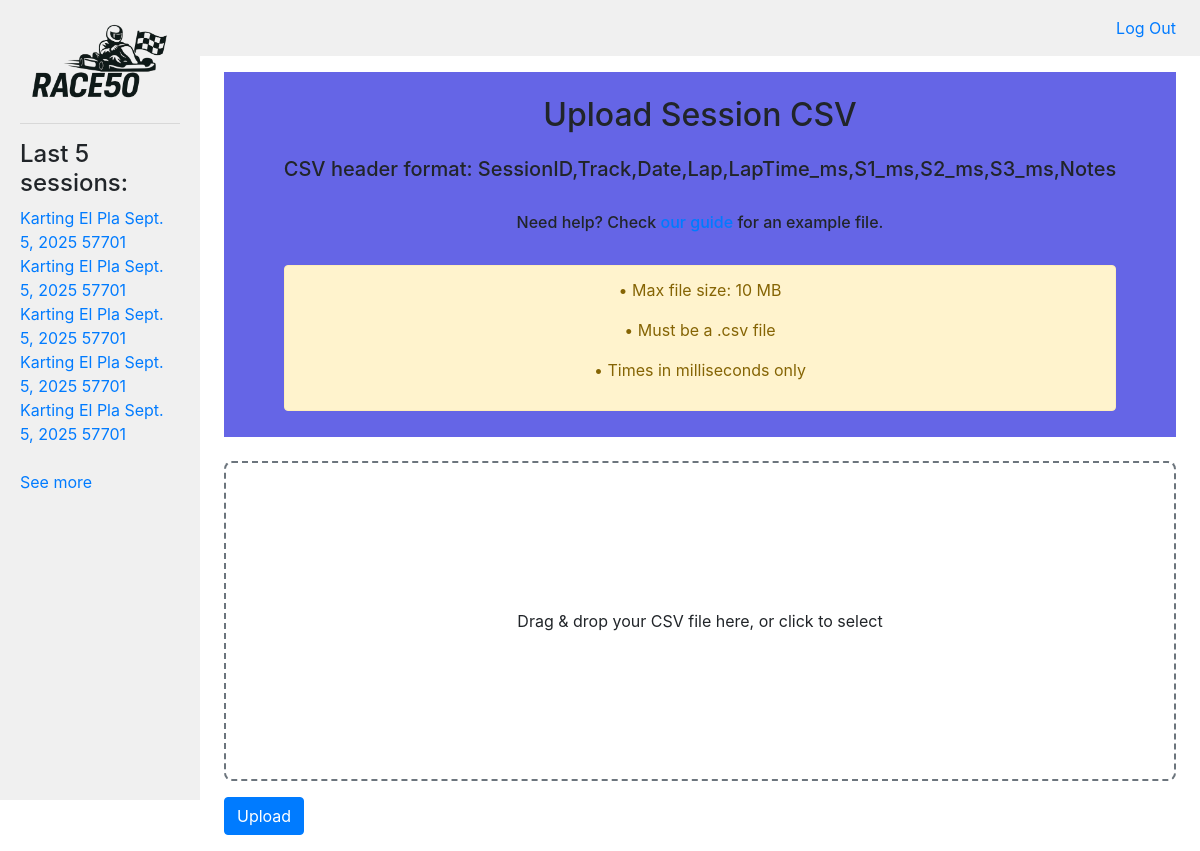
The app's page /race50/upload/ (signed in), older data.
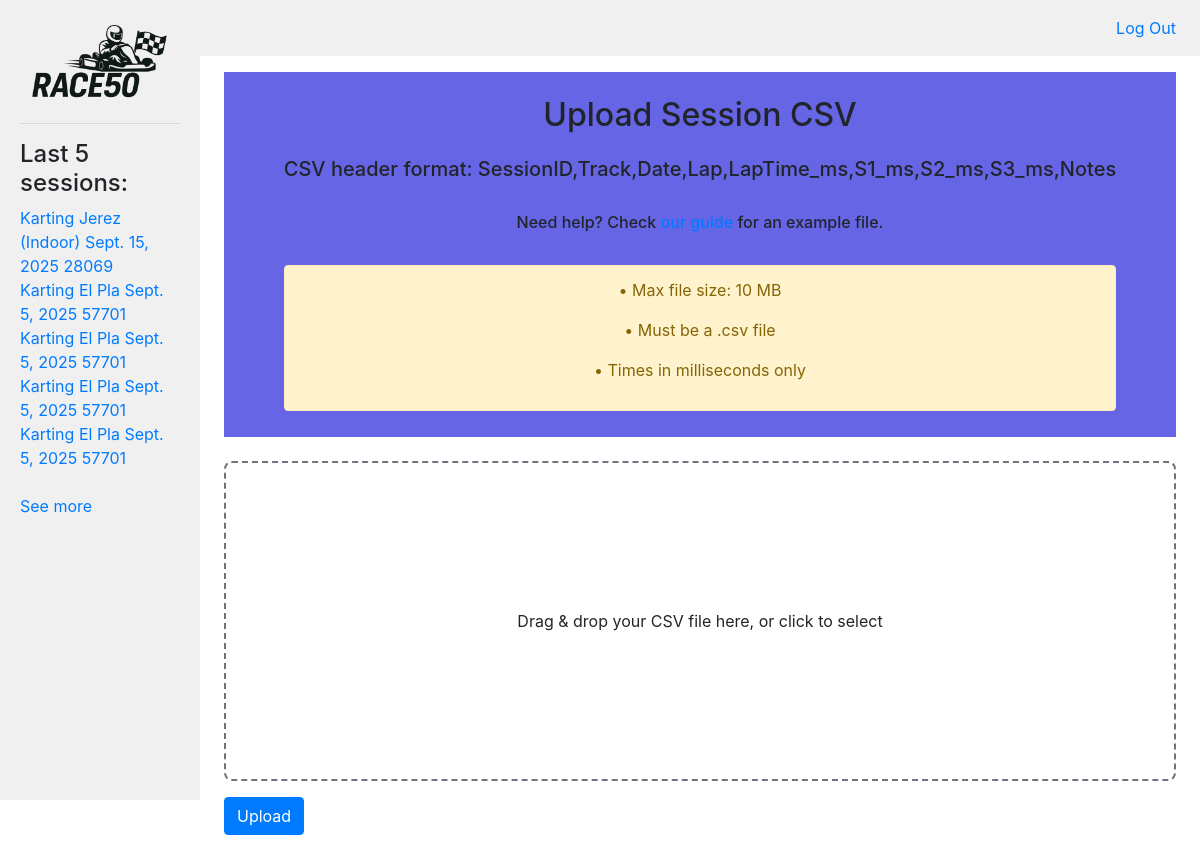
The same page, newer data.
### race50/models.py (models this page shows, shortened)
class Session(models.Model):
    user = models.ForeignKey(settings.AUTH_USER_MODEL, on_delete=models.CASCADE, related_name="sessions")
    external_id = models.CharField(max_length=200, null=True, blank=True)  # CSV SessionID
    track = models.CharField(max_length=100)
    date = models.DateField()
    laps_count = models.PositiveIntegerField()
    best_lap_ms = models.PositiveIntegerField()
    best_lap_number = models.PositiveIntegerField()
    worst_lap_ms = models.PositiveIntegerField()
    avg_lap_ms = models.PositiveIntegerField()
    tbl_ms = models.PositiveIntegerField()
    consistency_percent = models.FloatField()
    notes = models.TextField(blank=True)
    created_at = models.DateTimeField(auto_now_add=True)
    class Meta:
        indexes = [models.Index(fields=["user", "date"])]

### race50/views.py (the view, shortened to what this page needs)
# urls.py: path("upload/", views.upload, name="upload"),
@login_required
def upload(request):
    if request.method != "POST":
        return render(request, "race50/upload.html")

### race50/views.py (called while the page is built)
def global_context(request):
    if request.user.is_authenticated:
        last_five = Session.objects.filter(user=request.user).order_by('-created_at')[:5]
        return {
            "sessions": last_five
        }
    else:
        last_five = Session.objects.none()
        return {
            "sessions": last_five
        }

### race50/templates/race50/upload.html (shortened to what this page needs)
{% extends "race50/layout.html" %}
{% block body %}
    <div class="header">
        <div class="header-title">
            <br>
            <h2>Upload Session CSV</h2>
        </div>
        <div class="header-message">
            <h5 class="header-message-text" style="text-align: center;">
                CSV header format: SessionID,Track,Date,Lap,LapTime_ms,S1_ms,S2_ms,S3_ms,Notes
            </h5>
            <br>
            <h6 class="header-message-text" style="text-align: center;">
                Need help? Check <a href="#">our guide</a> for an example file.
            </h6>
            <br>
            <div class="alert alert-warning text-center">
                <p>• Max file size: 10 MB</p>
                <p>• Must be a .csv file</p>
                <p>• Times in milliseconds only</p>
            </div>
        </div>
    </div>
    <br>
    <div>
        <form method="post" enctype="multipart/form-data">
            <div id="dropzone" class="dropzone">
                <p class="mb-0">Drag & drop your CSV file here, or click to select</p>
            </div>
            <button type="submit" class="btn btn-primary">Upload</button>
        </form>
    </div>
    {% load static %}
        <link rel="stylesheet" href="{% static 'race50/css/upload.css' %}">
{% endblock %}

### race50/templates/race50/layout.html (shortened to what this page needs)
{% load static %}
<!DOCTYPE html>
<html lang="en">
    <head>
        <link rel="stylesheet" href="https://stackpath.bootstrapcdn.com/bootstrap/4.4.1/css/bootstrap.min.css">
        <link rel="stylesheet" href="{% static 'race50/css/style.css' %}">
    </head>
    <body>
        <div class="container-fluid">
            <div class="row g-0">
            <div class="sidebar col-lg-2 col-md-3">
                <div class="logo-wrap">
                <a href="{% url 'index' %}">
                    <img class="logo" src="{% static 'race50/images/RACE50 - logo.png' %}" alt="Race50 Logo">
                </a>
                </div>
                <hr>
                {% block nav %}
                <div>
                    {% if user.is_authenticated %}
                        <h4>Last 5 sessions:</h4>
                        {% if sessions %}
                            {% for session in sessions %}
                                <a href="#">{{ session.track }} {{ session.date }} {{ session.best_lap_ms }}</a><br>
                            {% endfor %}
                            <br>
                            <a href="#">See more</a>
                        {% else %}
                            <h6>No sessions yet.</h6>
                        {% endif %}
                    {% endif %}
                </div>
                {% endblock %}
            </div>
            <div class="main col-lg-10 col-md-9">
                <nav class="navbar navbar-expand-lg">
                <div class="container-fluid px-0">
                    <ul class="navbar-nav ml-auto">
                    {% if user.is_authenticated %}
                        <li class="nav-item">
                        <a class="nav-link" href="{% url 'logout' %}">Log Out</a>
                        </li>
                    {% endif %}
                    </ul>
                </div>
                </nav>
                <div class="inside-body">
                {% block body %}{% endblock %}
                </div>
            </div>
            </div>
        </div>
    </body>
</html>

Row changes from the older to the newer data that the page shows:
no longer on this page (row unchanged): Session: track "Karting El Pla", date "Sept. 5, 2025", best_lap_ms "57701"
added Session: track "Karting Jerez (Indoor)", date "Sept. 15, 2025", best_lap_ms "28069"
